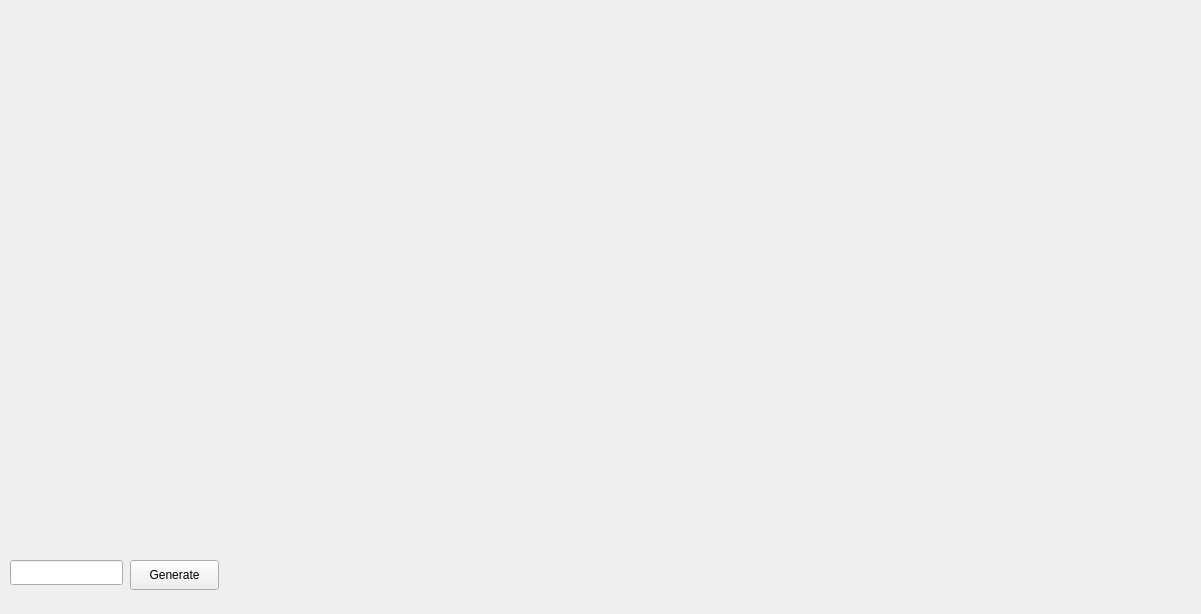
<?xml version="1.0" encoding="UTF-8"?>
<ui version="4.0">
 <class>MainWindow</class>
 <widget class="QMainWindow" name="MainWindow">
  <property name="geometry">
   <rect>
    <x>0</x>
    <y>0</y>
    <width>1201</width>
    <height>614</height>
   </rect>
  </property>
  <property name="windowTitle">
   <string>MainWindow</string>
  </property>
  <widget class="QWidget" name="centralWidget">
   <widget class="QPushButton" name="pushButton">
    <property name="geometry">
     <rect>
      <x>130</x>
      <y>560</y>
      <width>89</width>
      <height>30</height>
     </rect>
    </property>
    <property name="text">
     <string>Generate</string>
    </property>
    <property name="default">
     <bool>false</bool>
    </property>
   </widget>
   <widget class="QLineEdit" name="lineEdit">
    <property name="geometry">
     <rect>
      <x>10</x>
      <y>560</y>
      <width>113</width>
      <height>25</height>
     </rect>
    </property>
   </widget>
   <widget class="QWidget" name="widget" native="true">
    <property name="geometry">
     <rect>
      <x>-1</x>
      <y>-1</y>
      <width>1201</width>
      <height>551</height>
     </rect>
    </property>
   </widget>
   <widget class="QLabel" name="label_2">
    <property name="geometry">
     <rect>
      <x>10</x>
      <y>590</y>
      <width>101</width>
      <height>16</height>
     </rect>
    </property>
    <property name="text">
     <string/>
    </property>
   </widget>
   <widget class="QLabel" name="countLabel">
    <property name="geometry">
     <rect>
      <x>120</x>
      <y>590</y>
      <width>59</width>
      <height>16</height>
     </rect>
    </property>
    <property name="text">
     <string/>
    </property>
   </widget>
   <zorder>countLabel</zorder>
   <zorder>pushButton</zorder>
   <zorder>label_2</zorder>
   <zorder>lineEdit</zorder>
   <zorder>widget</zorder>
  </widget>
 </widget>
 <layoutdefault spacing="6" margin="11"/>
 <resources/>
 <connections/>
</ui>
